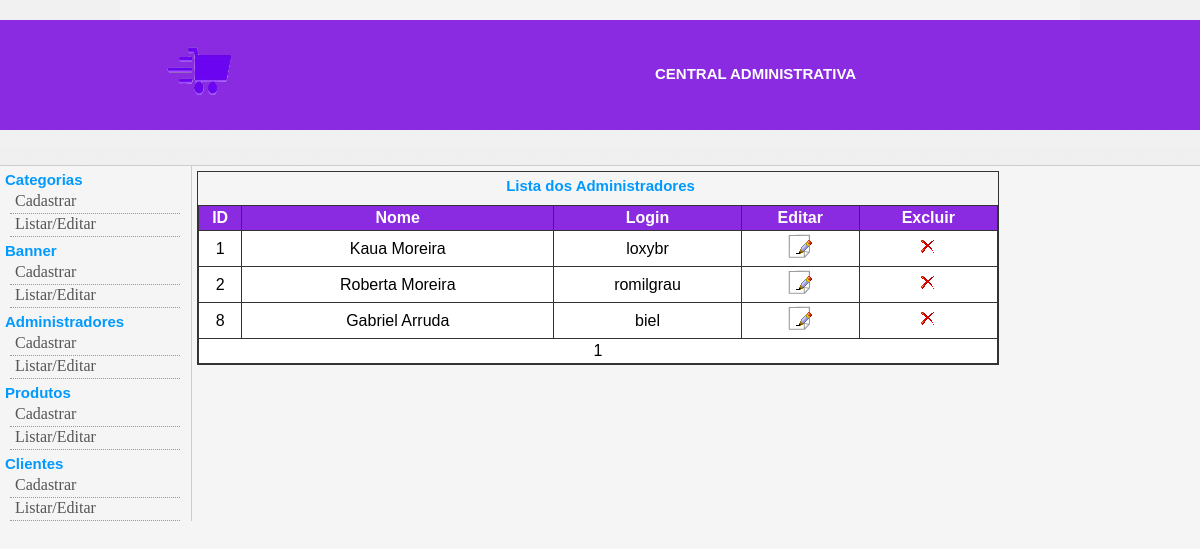
Page /admin/index.php?link=11 on the committed database.
### tables this page shows
CREATE TABLE `administracao` (
  `id_administracao` int(11) NOT NULL,
  `nome` varchar(150) NOT NULL,
  `email` varchar(200) NOT NULL,
  `login` varchar(100) NOT NULL,
  `senha` varchar(200) NOT NULL
);

### admin/classes/conexaoMySQL.php (called while the page is built, shortened)
<?php
class conexaoMySQL
{
    protected $servidor;
    protected $usuario;
    protected $senha;
    protected $banco;
    protected $conexao;
    public function __construct()
    {
        $this->servidor = "localhost";
        $this->usuario = "root";
        $this->senha = "";
        $this->banco = "lojavirtual";
    }
    public function conectar()
{
    $this->conexao = mysqli_connect($this->servidor, $this->usuario, $this->senha, $this->banco);
    return $this->conexao;
}
    public function executarSQL($sql, $parametros = array())
    {
        $stmt = mysqli_prepare($this->conexao, $sql);
        $result = mysqli_stmt_execute($stmt);
        $this->qry = mysqli_stmt_get_result($stmt);
        return $this->qry;
    }
    public function listar($qr)
    {
        $this->dados = mysqli_fetch_assoc($qr);
        return $this->dados;
    }
}
?>

### admin/classes/lista.php (the view, shortened to what this page needs)
<?php
	include_once("Paginacao.php");
	class Lista extends Paginacao{
		public function listaAdministrador(){
			self::iniciaPaginacao();
			while ($linha = self::results()){
				echo "
				<tr>
				<td> $linha[id_administracao] </td>
				<td> $linha[nome] </td>
				<td> $linha[login] </td>
				<td> <a href='index.php?link=12&acao=Alterar&id=$linha[id_administracao]'> <img src='imagens/alterar.gif' border='0' /></a> </td>
				<td> <a href='index.php?link=12&acao=Excluir&id=$linha[id_administracao]'> <img src='imagens/excluir.gif' border='0' /></a> </td>
				</tr>
				";
			}
		}
	}
?>

### admin/css/css.css (style rules this page uses)
* { margin: 0; padding: 0; }
body { font-family: Verdana, Arial, Helvetica, sans-serif; font-size: 12px; background-color: whitesmoke; }
table tbody tr td { padding: 3px; }

### rows in the picture
administracao: id_administracao "1", nome "Kaua Moreira", login "loxybr"
administracao: id_administracao "2", nome "Roberta Moreira", login "romilgrau"
administracao: id_administracao "8", nome "Gabriel Arruda", login "biel"
